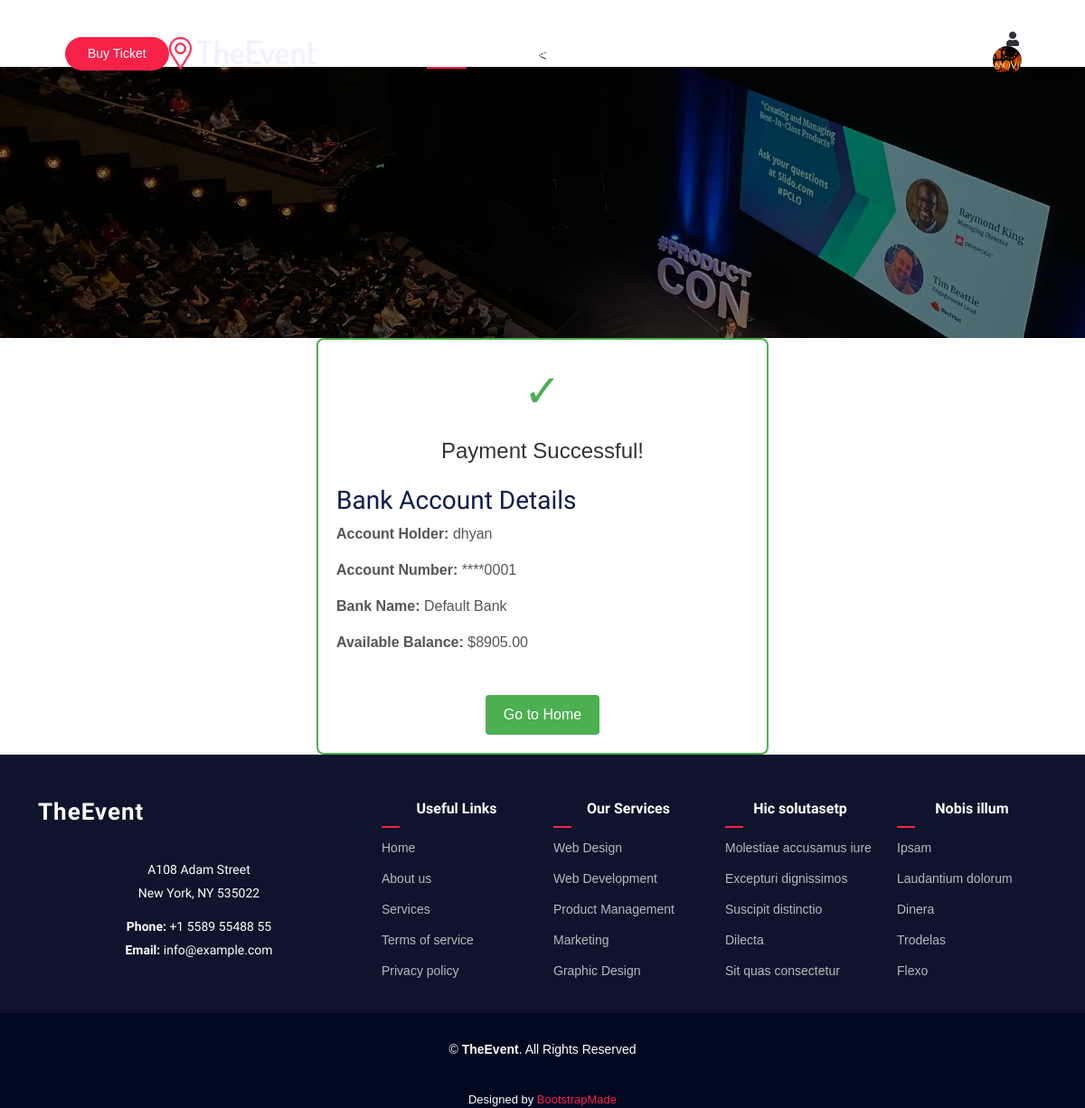
Before: /userpanel/payment_success/ (signed in) with the older database file.
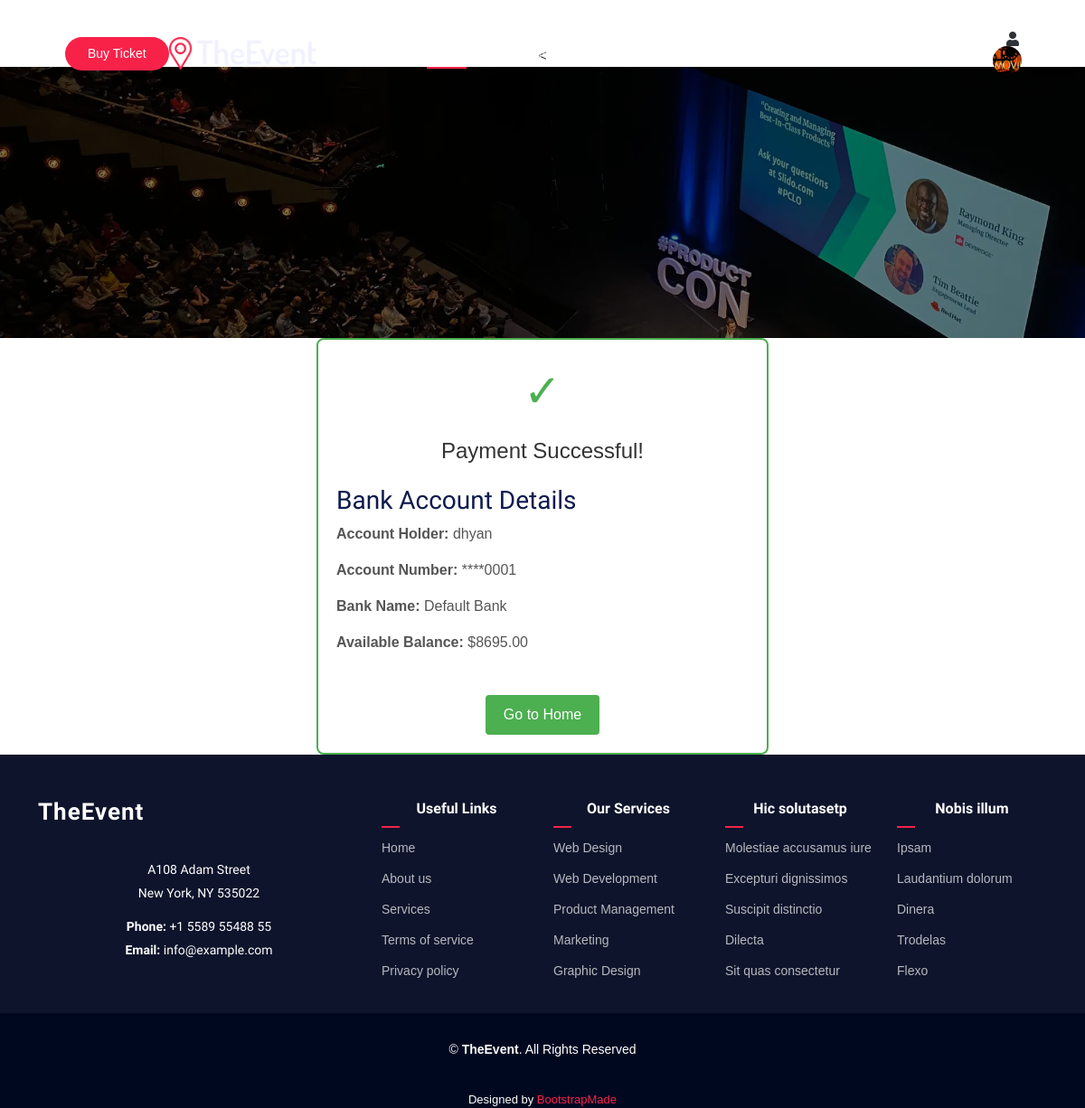
After: the same page with the newer database file.
### adminpanel/models.py (models this page shows, shortened)
class Profile(models.Model):
    ROLE_CHOICES = (
        ('organizer', 'Organizer'),
        ('user', 'User')
    )
    user = models.OneToOneField(User, on_delete=models.CASCADE)
    phone = models.CharField(max_length=10, blank=True, null=True)
    profile_description = models.TextField(blank=True, null=True)
    profile_image = models.ImageField(upload_to='profile_images/', blank=True, null=True)
    id_proof = models.ImageField(upload_to='id_proof/', blank=True, null=True)
    role = models.CharField(max_length=10, choices=ROLE_CHOICES, default='user')
    date_joined = models.DateTimeField(auto_now_add=True)
    last_login = models.DateTimeField(null=True, blank=True)

class BankAccount(models.Model):
    STATUS_CHOICES = (
        ('active', 'Active'),
        ('suspended', 'Suspended'),
        ('closed', 'Closed'),
    )
    user = models.OneToOneField(User, on_delete=models.CASCADE)
    account_number = models.CharField(max_length=12, unique=True, default="account_0001")
    card_number = models.CharField(max_length=10, unique=True)
    card_expiry_date = models.CharField(max_length=5)
    cvv = models.CharField(max_length=3)
    balance = models.DecimalField(max_digits=10, decimal_places=2, default=1000.00)
    status = models.CharField(max_length=20, choices=STATUS_CHOICES, default='active')
    currency = models.CharField(max_length=3, default='USD')
    bank_name = models.CharField(max_length=100, default='Default Bank')

### userpanel/views.py (the view)
# urls.py: path('payment_success/', payment_success, name = 'payment_success'),
@login_required(login_url='/404/')
def payment_success(request):
    try:
        bank_account = BankAccount.objects.get(user=request.user)
    except BankAccount.DoesNotExist:
        bank_account = None  # Set to None if no bank account exists
    context = {
        'bank_account': bank_account,
    }
    return render(request, 'userpanel/payment_success.html', context)

### userpanel/templates/userpanel/payment_success.html (shortened to what this page needs)
{% extends 'userpanel/user_base.html' %}
{% load static %}
{% block content %}
<main class="main">
    <div class="page-title" data-aos="fade"></div>
</main>
    <div class="success-container">
        <div class="success-icon">✓</div>
        <div class="message">Payment Successful!</div>
        {% if bank_account %}
        <div class="bank-details">
            <h3>Bank Account Details</h3>
            <p><strong>Account Holder:</strong> {{ bank_account.user }}</p>
            <p><strong>Account Number:</strong> ****{{ bank_account.account_number|slice:"-4:" }}</p>
            <p><strong>Bank Name:</strong> {{ bank_account.bank_name }}</p>
            <p><strong>Available Balance:</strong> ${{ bank_account.balance }}</p>
        </div>
        {% else %}
        <p>Bank account details not available.</p>
        {% endif %}
        <a href="{% url 'userhome' %}" class="back-home">Go to Home</a>
    </div>
{% endblock %}

### userpanel/templates/userpanel/user_base.html (shortened to what this page needs)
{% load static %}
<!DOCTYPE html>
<html lang="en">
<head>
  <link rel="stylesheet" href="https://cdnjs.cloudflare.com/ajax/libs/animate.css/4.1.1/animate.min.css" />
  <link rel="stylesheet" href="https://cdnjs.cloudflare.com/ajax/libs/OwlCarousel2/2.3.4/assets/owl.carousel.min.css">
  <link rel="stylesheet" href="https://cdnjs.cloudflare.com/ajax/libs/OwlCarousel2/2.3.4/assets/owl.theme.default.min.css">
  <link rel="stylesheet" href="https://cdn.jsdelivr.net/npm/bootstrap@5.3.0-alpha1/dist/css/bootstrap.min.css">
  <link href="https://cdnjs.cloudflare.com/ajax/libs/aos/2.3.4/aos.css" rel="stylesheet">
  <head>
    <link rel="stylesheet" href="https://cdnjs.cloudflare.com/ajax/libs/font-awesome/5.15.4/css/all.min.css">
</head>
  <link href="{% static 'The_event/assets/vendor/bootstrap/css/bootstrap.min.css' %}" rel="stylesheet">
  <link href="{% static 'The_event/assets/vendor/bootstrap-icons/bootstrap-icons.css' %}" rel="stylesheet">
  <link href="{% static 'The_event/assets/vendor/aos/aos.css' %}" rel="stylesheet">
  <link href="{% static 'The_event/assets/vendor/glightbox/css/glightbox.min.css' %}" rel="stylesheet">
  <link href="{% static 'The_event/assets/vendor/swiper/swiper-bundle.min.css' %}" rel="stylesheet">
  <link href="{% static 'The_event/assets/css/main.css' %}" rel="stylesheet">
</head>
<body class="index-page">
  <header id="header" class="header d-flex align-items-center fixed-top">
    <div class="container-fluid container-xl position-relative d-flex align-items-center">
      <a href="index.html" class="logo d-flex align-items-center me-auto">
        <img src="{% static 'The_event/assets/img/logo.png' %}" alt="">
      </a>
      <nav id="navmenu" class="navmenu">
        <ul>
          <li><a href="{% url 'userhome' %}" class="active">Home<br></a></li>
          <li><a href="{% url 'movies' %}">Movies</a></li>
          <li><a href="{% url 'events' %}">Conference</a></li>
          <li><a href="{% url 'sports' %}">Sports</a></li>
          <li><a href="{% url 'plays' %}">Plays</a></li>
          <li><a href="{% url 'activities' %}">Activities</a></li>
          <li class="nav-item dropdown fas fa-user">
            <a href="#" class="nav-link dropdown-toggle" id="userDropdown" data-bs-toggle="dropdown" aria-expanded="false">
                {% if user.profile.profile_image %}
                    <img src="{{ user.profile.profile_image.url }}" alt="User Avatar" class="avatar-img">
                {% else %}
                    <img src="{% static 'images/default-avatar.png' %}" alt="Default Avatar" class="avatar-img">
                {% endif %}
            </a>
        </li>
        </ul>
      </nav>
      <a href="{% url 'ticket' %}" class="cta-btn d-none d-sm-block" id="buyTicketButton">
        Buy Ticket
    </a>
      </div>
  </header>
  <
  {% block content %} {% endblock %}
  <footer id="footer" class="footer dark-background">
    <div class="footer-top">
      <div class="container">
        <div class="row gy-4">
          <div class="col-lg-4 col-md-6 footer-about">
            <a href="index.html" class="logo d-flex align-items-center">
              <span class="sitename">TheEvent</span>
            </a>
            <div class="footer-contact pt-3">
              <p>A108 Adam Street</p>
              <p>New York, NY 535022</p>
              <p class="mt-3"><strong>Phone:</strong> <span>+1 5589 55488 55</span></p>
              <p><strong>Email:</strong> <span>info@example.com</span></p>
            </div>
          </div>
          <div class="col-lg-2 col-md-3 footer-links">
            <h4>Useful Links</h4>
            <ul>
              <li><a href="#">Home</a></li>
              <li><a href="#">About us</a></li>
              <li><a href="#">Services</a></li>
              <li><a href="#">Terms of service</a></li>
              <li><a href="#">Privacy policy</a></li>
            </ul>
          </div>
          <div class="col-lg-2 col-md-3 footer-links">
            <h4>Our Services</h4>
            <ul>
              <li><a href="#">Web Design</a></li>
              <li><a href="#">Web Development</a></li>
              <li><a href="#">Product Management</a></li>
              <li><a href="#">Marketing</a></li>
              <li><a href="#">Graphic Design</a></li>
            </ul>
          </div>
          <div class="col-lg-2 col-md-3 footer-links">
            <h4>Hic solutasetp</h4>
            <ul>
              <li><a href="#">Molestiae accusamus iure</a></li>
              <li><a href="#">Excepturi dignissimos</a></li>
              <li><a href="#">Suscipit distinctio</a></li>
              <li><a href="#">Dilecta</a></li>
              <li><a href="#">Sit quas consectetur</a></li>
            </ul>
          </div>
          <div class="col-lg-2 col-md-3 footer-links">
            <h4>Nobis illum</h4>
            <ul>
              <li><a href="#">Ipsam</a></li>
              <li><a href="#">Laudantium dolorum</a></li>
              <li><a href="#">Dinera</a></li>
              <li><a href="#">Trodelas</a></li>
              <li><a href="#">Flexo</a></li>
            </ul>
        </div>
      </div>
    </div>
  </div>
  <div class="footer-bottom">
    <div class="container">
      <div class="copyright">
        &copy; <strong><span>TheEvent</span></strong>. All Rights Reserved
      </div>
      <div class="credits">
        Designed by <a href="https://bootstrapmade.com/">BootstrapMade</a>
      </div>
    </div>
  </div>
</footer>
</body>
</html>

### userpanel/templates/userpanel/user_base.html (style rules this page uses)
.avatar-img { width: 32px; height: 32px; border-radius: 50%; object-fit: cover; }
#navmenu ul { gap: 20px; padding: 0; margin: 0; list-style: none; }

### userpanel/templates/userpanel/payment_success.html (style rules this page uses)
body { font-family: Arial, sans-serif; text-align: center; margin-top: 50px; }
.success-container { border: 2px solid #4CAF50; padding: 20px; border-radius: 8px; display: inline-block; width: 100%; max-width: 500px; }
.success-icon { font-size: 50px; color: #4CAF50; }
.message { font-size: 24px; margin-top: 10px; color: #333; }
.order-details, .bank-details { margin-top: 20px; font-size: 18px; color: #555; text-align: left; }
.bank-details p { font-size: 16px; }
.back-home { display: inline-block; margin-top: 30px; padding: 10px 20px; font-size: 16px; color: white; background-color: #4CAF50; text-decoration: none; border-radius: 4px; }

Changed rows visible on the page:
changed BankAccount "Default Bank": balance "8905.00" → "8695.00"
